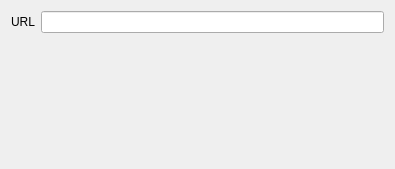
<?xml version="1.0" encoding="UTF-8"?>
<ui version="4.0">
 <class>Form</class>
 <widget class="QWidget" name="Form">
  <property name="geometry">
   <rect>
    <x>0</x>
    <y>0</y>
    <width>395</width>
    <height>169</height>
   </rect>
  </property>
  <property name="windowTitle">
   <string>Form</string>
  </property>
  <layout class="QFormLayout" name="formLayout">
   <property name="fieldGrowthPolicy">
    <enum>QFormLayout::ExpandingFieldsGrow</enum>
   </property>
   <item row="0" column="0">
    <widget class="QLabel" name="uRLLabel">
     <property name="text">
      <string>URL</string>
     </property>
    </widget>
   </item>
   <item row="0" column="1">
    <widget class="QLineEdit" name="txtUrl"/>
   </item>
  </layout>
 </widget>
 <resources/>
 <connections/>
</ui>
